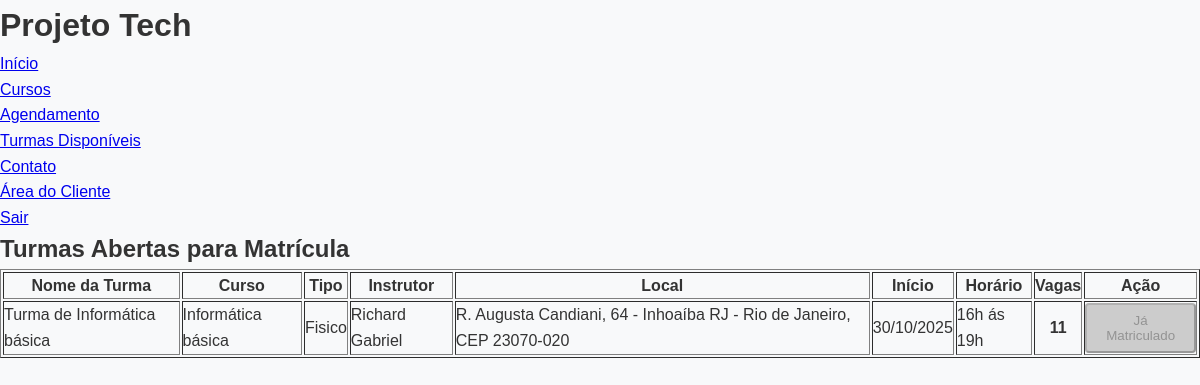
Screenshot of /clientes/cadastrar_turmas.php (signed in) with the database file from the repository.
### tables this page shows
CREATE TABLE `formar_turmas` (
  `id_turma` int(11) NOT NULL,
  `nome_turma` varchar(100) NOT NULL,
  `id_curso` int(11) NOT NULL,
  `id_instrutor` int(11) NOT NULL,
  `local` varchar(100) NOT NULL,
  `data_inicio` date NOT NULL,
  `data_fim` date DEFAULT NULL,
  `horario` varchar(50) NOT NULL,
  `capacidade` int(11) DEFAULT '12',
  `inscritos` int(11) DEFAULT '0',
  `vagas_disponiveis` int(11) DEFAULT '12',
  `status` enum('Aberta','Ativa','Lotada','Encerrada','Cancelada') DEFAULT 'Aberta',
  `descricao` text,
  `data_criacao` timestamp NOT NULL DEFAULT CURRENT_TIMESTAMP
);

CREATE TABLE `curso` (
  `id_curso` int(11) NOT NULL,
  `nome_curso` varchar(100) NOT NULL,
  `tipo_curso` enum('Fisico','Online') DEFAULT 'Fisico',
  `descricao` text,
  `duracao` varchar(50) DEFAULT NULL
);

CREATE TABLE `instrutor` (
  `id_instrutor` int(11) NOT NULL,
  `nome` varchar(100) NOT NULL,
  `area` varchar(100) DEFAULT NULL,
  `sexo` enum('M','F','Outro') DEFAULT NULL
);

### clientes/cadastrar_turmas.php (the view, shortened to what this page needs)
<?php
include '../php/conexao.php';
$id_usuario = $_SESSION['id_usuario'];
$sql = "SELECT ft.*, c.nome_curso, c.tipo_curso, i.nome AS instrutor_nome
        FROM formar_turmas ft
        JOIN curso c ON ft.id_curso = c.id_curso
        LEFT JOIN instrutor i ON ft.id_instrutor = i.id_instrutor
        WHERE ft.vagas_disponiveis > 0 AND ft.status = 'Aberta'
        ORDER BY ft.data_inicio ASC";
$turmas = $pdo->query($sql)->fetchAll();
?>
<!DOCTYPE html>
<html lang="pt-br">
<head>
    <link rel="stylesheet" href="../css/area_cliente.css">
</head>
<body>
    <header>
        <div id="navbar">
            <h1>Projeto <span>Tech</span></h1>
            <nav id="navbar-li">
                <ul>
                    <li><a href="../index.php">Início</a></li>
                    <li><a href="../cursos.php">Cursos</a></li>
                    <li><a href="agendamento.php">Agendamento</a></li>
                    <li><a href="ver_turmas.php">Turmas Disponíveis</a></li>
                    <li><a href="../contato.html">Contato</a></li>
                    <li><a href="area_cliente.php">Área do Cliente</a></li>
                    <li id="wilma"><a href="../acessos/logout.php" id="sair">Sair</a></li>
                </ul>
            </nav>
        </div>
    </header>
    <main id="main_turmas">
        <h2>Turmas Abertas para Matrícula</h2>
        <?php if (empty($turmas)): ?>
            <p>Nenhuma turma disponível no momento.</p>
        <?php else: ?>
            <table border="1">
                <thead>
                    <tr>
                        <th>Nome da Turma</th>
                        <th>Curso</th>
                        <th>Tipo</th>
                        <th>Instrutor</th>
                        <th>Local</th>
                        <th>Início</th>
                        <th>Horário</th>
                        <th>Vagas</th>
                        <th>Ação</th>
                    </tr>
                </thead>
                <tbody>
                    <?php
                    $stmt_check_matricula = $pdo->prepare("SELECT id FROM turma_alunos WHERE id_turma = ? AND id_usuario = ?");
                    ?>
                    <?php foreach ($turmas as $t): ?>
                        <?php
                        $stmt_check_matricula->execute([$t['id_turma'], $id_usuario]);
                        $ja_matriculado = $stmt_check_matricula->rowCount() > 0;
                        ?>
                        <tr>
                            <td><?= htmlspecialchars($t['nome_turma']) ?></td>
                            <td><?= htmlspecialchars($t['nome_curso']) ?></td>
                            <td><?= htmlspecialchars($t['tipo_curso']) ?></td>
                            <td><?= htmlspecialchars($t['instrutor_nome']) ?></td>
                            <td><?= htmlspecialchars($t['local']) ?></td>
                            <td><?= htmlspecialchars(date('d/m/Y', strtotime($t['data_inicio']))) ?></td>
                            <td><?= htmlspecialchars($t['horario']) ?></td>
                            <td style="text-align: center; font-weight: bold;"><?= htmlspecialchars($t['vagas_disponiveis']) ?></td>
                            <td style="text-align: center;">
                                <?php if ($ja_matriculado): ?>
                                    <button disabled style="background-color: #ccc; cursor: not-allowed; padding: 8px 12px; border-radius: 4px;">Já Matriculado</button>
                                <?php endif; ?>
                            </td>
                        </tr>
                    <?php endforeach; ?>
                </tbody>
            </table>
        <?php endif; ?>
    </main>
</body>
</html>

### css/area_cliente.css (style rules this page uses)
* { margin: 0; padding: 0; box-sizing: border-box; }
body { background-color: #f8f9fa; font-family: 'Alan Sans', sans-serif; color: #333; line-height: 1.6; }

### rows the page displays
formar_turmas: nome_turma "Turma de Informática básica", id_curso.nome_curso "Informática básica", id_curso.tipo_curso "Fisico", id_instrutor.nome "Richard Gabriel", local "R. Augusta Candiani, 64 - Inhoaíba RJ - Rio de Janeiro, CEP 23070-020", data_inicio "30/10/2025", horario "16h ás 19h", vagas_disponiveis "11"
